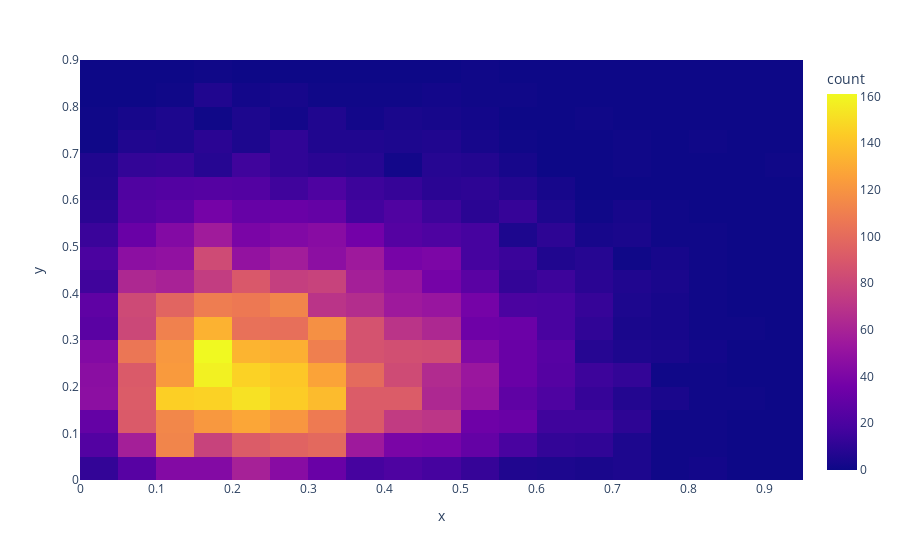

The notebook cell this image was saved under:
### Code cell
fig = px.density_heatmap(x=sources[:, 0], y=sources[:, 1])
fig.show()

### Figure 1 — Plotly figure (JSON) as saved in the notebook; plotly's stock layout.template omitted (floating-point values rounded to 4 significant figures; data arrays with more than 128 entries replaced by an {"elided": "..."} marker saying what was removed)
{"data": [{"coloraxis": "coloraxis", "hovertemplate": "x=%{x}<br>y=%{y}<br>count=%{z}<extra></extra>", "name": "", "type": "histogram2d", "x": {"elided": "10000 float values"}, "xaxis": "x", "xbingroup": "x", "y": {"elided": "10000 float values"}, "yaxis": "y", "ybingroup": "y"}], "layout": {"coloraxis": {"colorbar": {"title": {"text": "count"}}, "colorscale": [[0, "#0d0887"], [0.1111, "#46039f"], [0.2222, "#7201a8"], [0.3333, "#9c179e"], [0.4444, "#bd3786"], [0.5556, "#d8576b"], [0.6667, "#ed7953"], [0.7778, "#fb9f3a"], [0.8889, "#fdca26"], [1, "#f0f921"]]}, "legend": {"tracegroupgap": 0}, "margin": {"t": 60}, "xaxis": {"anchor": "y", "domain": [0, 1], "title": {"text": "x"}}, "yaxis": {"anchor": "x", "domain": [0, 1], "title": {"text": "y"}}}}
